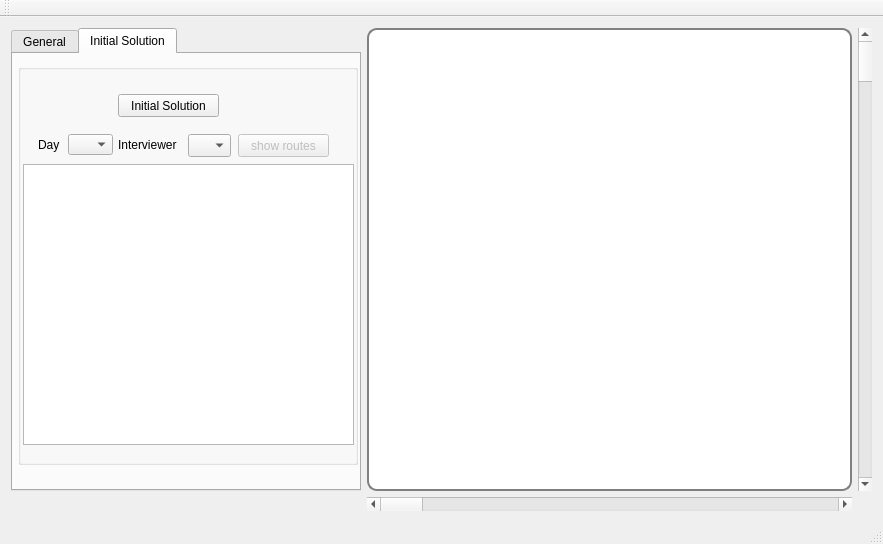
<?xml version="1.0" encoding="UTF-8"?>
<ui version="4.0">
 <class>MainWindow</class>
 <widget class="QMainWindow" name="MainWindow">
  <property name="geometry">
   <rect>
    <x>0</x>
    <y>0</y>
    <width>883</width>
    <height>544</height>
   </rect>
  </property>
  <property name="sizePolicy">
   <sizepolicy hsizetype="Expanding" vsizetype="Expanding">
    <horstretch>0</horstretch>
    <verstretch>0</verstretch>
   </sizepolicy>
  </property>
  <property name="windowTitle">
   <string>MainWindow</string>
  </property>
  <widget class="QWidget" name="centralWidget">
   <property name="sizePolicy">
    <sizepolicy hsizetype="Expanding" vsizetype="Expanding">
     <horstretch>0</horstretch>
     <verstretch>0</verstretch>
    </sizepolicy>
   </property>
   <layout class="QGridLayout" name="gridLayout_3">
    <item row="0" column="0">
     <layout class="QGridLayout" name="gridLayout">
      <item row="0" column="1">
       <widget class="QCustomPlot" name="widget" native="true">
        <property name="sizePolicy">
         <sizepolicy hsizetype="Expanding" vsizetype="Expanding">
          <horstretch>0</horstretch>
          <verstretch>0</verstretch>
         </sizepolicy>
        </property>
        <property name="styleSheet">
         <string notr="true">#widget {
border: 2px solid gray;
border-radius: 10px;
background: white;
}</string>
        </property>
       </widget>
      </item>
      <item row="1" column="1">
       <widget class="QScrollBar" name="horizontalScrollBar">
        <property name="sizePolicy">
         <sizepolicy hsizetype="Expanding" vsizetype="Fixed">
          <horstretch>0</horstretch>
          <verstretch>0</verstretch>
         </sizepolicy>
        </property>
        <property name="value">
         <number>0</number>
        </property>
        <property name="orientation">
         <enum>Qt::Horizontal</enum>
        </property>
       </widget>
      </item>
      <item row="0" column="2">
       <widget class="QScrollBar" name="verticalScrollBar">
        <property name="sizePolicy">
         <sizepolicy hsizetype="Fixed" vsizetype="Expanding">
          <horstretch>0</horstretch>
          <verstretch>0</verstretch>
         </sizepolicy>
        </property>
        <property name="value">
         <number>0</number>
        </property>
        <property name="orientation">
         <enum>Qt::Vertical</enum>
        </property>
       </widget>
      </item>
      <item row="0" column="0">
       <widget class="QTabWidget" name="tabWidget">
        <property name="enabled">
         <bool>true</bool>
        </property>
        <property name="sizePolicy">
         <sizepolicy hsizetype="Expanding" vsizetype="Expanding">
          <horstretch>100</horstretch>
          <verstretch>0</verstretch>
         </sizepolicy>
        </property>
        <property name="maximumSize">
         <size>
          <width>350</width>
          <height>16777215</height>
         </size>
        </property>
        <property name="currentIndex">
         <number>1</number>
        </property>
        <widget class="QWidget" name="tab_7">
         <attribute name="title">
          <string>General</string>
         </attribute>
         <widget class="QFrame" name="frame">
          <property name="geometry">
           <rect>
            <x>10</x>
            <y>10</y>
            <width>321</width>
            <height>141</height>
           </rect>
          </property>
          <property name="sizePolicy">
           <sizepolicy hsizetype="Fixed" vsizetype="Fixed">
            <horstretch>0</horstretch>
            <verstretch>0</verstretch>
           </sizepolicy>
          </property>
          <property name="maximumSize">
           <size>
            <width>400</width>
            <height>300</height>
           </size>
          </property>
          <property name="styleSheet">
           <string notr="true">#frame {
border: 2px solid gray;
border-radius: 10px;
}</string>
          </property>
          <property name="frameShape">
           <enum>QFrame::StyledPanel</enum>
          </property>
          <property name="frameShadow">
           <enum>QFrame::Raised</enum>
          </property>
          <widget class="QWidget" name="gridLayoutWidget_2">
           <property name="geometry">
            <rect>
             <x>10</x>
             <y>10</y>
             <width>301</width>
             <height>111</height>
            </rect>
           </property>
           <layout class="QGridLayout" name="gridLayout_4">
            <item row="1" column="2">
             <widget class="QTextEdit" name="textEditR">
              <property name="enabled">
               <bool>false</bool>
              </property>
              <property name="sizePolicy">
               <sizepolicy hsizetype="Fixed" vsizetype="Fixed">
                <horstretch>0</horstretch>
                <verstretch>0</verstretch>
               </sizepolicy>
              </property>
              <property name="maximumSize">
               <size>
                <width>80</width>
                <height>20</height>
               </size>
              </property>
              <property name="verticalScrollBarPolicy">
               <enum>Qt::ScrollBarAlwaysOff</enum>
              </property>
              <property name="horizontalScrollBarPolicy">
               <enum>Qt::ScrollBarAlwaysOff</enum>
              </property>
             </widget>
            </item>
            <item row="2" column="2">
             <widget class="QTextEdit" name="textEditH">
              <property name="enabled">
               <bool>false</bool>
              </property>
              <property name="sizePolicy">
               <sizepolicy hsizetype="Fixed" vsizetype="Fixed">
                <horstretch>0</horstretch>
                <verstretch>0</verstretch>
               </sizepolicy>
              </property>
              <property name="maximumSize">
               <size>
                <width>80</width>
                <height>20</height>
               </size>
              </property>
              <property name="verticalScrollBarPolicy">
               <enum>Qt::ScrollBarAlwaysOff</enum>
              </property>
              <property name="horizontalScrollBarPolicy">
               <enum>Qt::ScrollBarAlwaysOff</enum>
              </property>
             </widget>
            </item>
            <item row="2" column="1">
             <widget class="QPushButton" name="buttonOpenHouseh">
              <property name="sizePolicy">
               <sizepolicy hsizetype="Fixed" vsizetype="Fixed">
                <horstretch>0</horstretch>
                <verstretch>0</verstretch>
               </sizepolicy>
              </property>
              <property name="maximumSize">
               <size>
                <width>90</width>
                <height>30</height>
               </size>
              </property>
              <property name="text">
               <string>Households...</string>
              </property>
             </widget>
            </item>
            <item row="0" column="0">
             <widget class="QLabel" name="labFile1">
              <property name="sizePolicy">
               <sizepolicy hsizetype="Fixed" vsizetype="Fixed">
                <horstretch>0</horstretch>
                <verstretch>0</verstretch>
               </sizepolicy>
              </property>
              <property name="maximumSize">
               <size>
                <width>100</width>
                <height>30</height>
               </size>
              </property>
              <property name="autoFillBackground">
               <bool>false</bool>
              </property>
              <property name="text">
               <string>....</string>
              </property>
             </widget>
            </item>
            <item row="1" column="0">
             <widget class="QLabel" name="labFile2">
              <property name="sizePolicy">
               <sizepolicy hsizetype="Fixed" vsizetype="Fixed">
                <horstretch>0</horstretch>
                <verstretch>0</verstretch>
               </sizepolicy>
              </property>
              <property name="maximumSize">
               <size>
                <width>100</width>
                <height>30</height>
               </size>
              </property>
              <property name="autoFillBackground">
               <bool>false</bool>
              </property>
              <property name="text">
               <string>....</string>
              </property>
             </widget>
            </item>
            <item row="0" column="1">
             <widget class="QPushButton" name="buttonOpenVillages">
              <property name="sizePolicy">
               <sizepolicy hsizetype="Fixed" vsizetype="Fixed">
                <horstretch>0</horstretch>
                <verstretch>0</verstretch>
               </sizepolicy>
              </property>
              <property name="maximumSize">
               <size>
                <width>90</width>
                <height>30</height>
               </size>
              </property>
              <property name="text">
               <string>Villages...</string>
              </property>
             </widget>
            </item>
            <item row="2" column="0">
             <widget class="QLabel" name="labFile3">
              <property name="sizePolicy">
               <sizepolicy hsizetype="Fixed" vsizetype="Fixed">
                <horstretch>0</horstretch>
                <verstretch>0</verstretch>
               </sizepolicy>
              </property>
              <property name="maximumSize">
               <size>
                <width>100</width>
                <height>30</height>
               </size>
              </property>
              <property name="autoFillBackground">
               <bool>false</bool>
              </property>
              <property name="text">
               <string>....</string>
              </property>
             </widget>
            </item>
            <item row="1" column="1">
             <widget class="QPushButton" name="buttonOpenRoads">
              <property name="sizePolicy">
               <sizepolicy hsizetype="Fixed" vsizetype="Fixed">
                <horstretch>0</horstretch>
                <verstretch>0</verstretch>
               </sizepolicy>
              </property>
              <property name="maximumSize">
               <size>
                <width>90</width>
                <height>30</height>
               </size>
              </property>
              <property name="text">
               <string>Roads...</string>
              </property>
             </widget>
            </item>
            <item row="0" column="2">
             <widget class="QTextEdit" name="textEditN">
              <property name="enabled">
               <bool>false</bool>
              </property>
              <property name="sizePolicy">
               <sizepolicy hsizetype="Fixed" vsizetype="Fixed">
                <horstretch>0</horstretch>
                <verstretch>0</verstretch>
               </sizepolicy>
              </property>
              <property name="maximumSize">
               <size>
                <width>80</width>
                <height>20</height>
               </size>
              </property>
              <property name="verticalScrollBarPolicy">
               <enum>Qt::ScrollBarAlwaysOff</enum>
              </property>
              <property name="horizontalScrollBarPolicy">
               <enum>Qt::ScrollBarAlwaysOff</enum>
              </property>
             </widget>
            </item>
           </layout>
          </widget>
         </widget>
         <widget class="QGroupBox" name="groupBoxPlotSetting">
          <property name="enabled">
           <bool>true</bool>
          </property>
          <property name="geometry">
           <rect>
            <x>10</x>
            <y>160</y>
            <width>321</width>
            <height>171</height>
           </rect>
          </property>
          <property name="styleSheet">
           <string notr="true">#groupBoxPlotSetting {
border: 2px solid gray;
border-radius: 10px;
}</string>
          </property>
          <property name="title">
           <string>Plot Settings</string>
          </property>
          <widget class="QCheckBox" name="checkBoxShowRoads">
           <property name="geometry">
            <rect>
             <x>10</x>
             <y>90</y>
             <width>111</width>
             <height>21</height>
            </rect>
           </property>
           <property name="text">
            <string>Show Roads</string>
           </property>
          </widget>
          <widget class="QCheckBox" name="checkBoxRainingSeazon">
           <property name="geometry">
            <rect>
             <x>10</x>
             <y>110</y>
             <width>131</width>
             <height>21</height>
            </rect>
           </property>
           <property name="sizePolicy">
            <sizepolicy hsizetype="Minimum" vsizetype="Fixed">
             <horstretch>0</horstretch>
             <verstretch>0</verstretch>
            </sizepolicy>
           </property>
           <property name="text">
            <string>Raining Season</string>
           </property>
          </widget>
          <widget class="QCheckBox" name="checkBoxVillageIDs">
           <property name="enabled">
            <bool>true</bool>
           </property>
           <property name="geometry">
            <rect>
             <x>10</x>
             <y>50</y>
             <width>191</width>
             <height>21</height>
            </rect>
           </property>
           <property name="text">
            <string>Show IDs of the villages</string>
           </property>
          </widget>
          <widget class="QPushButton" name="buttonPlot">
           <property name="enabled">
            <bool>true</bool>
           </property>
           <property name="geometry">
            <rect>
             <x>120</x>
             <y>20</y>
             <width>81</width>
             <height>23</height>
            </rect>
           </property>
           <property name="styleSheet">
            <string notr="true">#buttonPlot{
background: rgb(238, 238, 238);
}</string>
           </property>
           <property name="text">
            <string>plot graph</string>
           </property>
          </widget>
          <widget class="QCheckBox" name="checkBoxVillageNames">
           <property name="enabled">
            <bool>true</bool>
           </property>
           <property name="geometry">
            <rect>
             <x>10</x>
             <y>70</y>
             <width>191</width>
             <height>21</height>
            </rect>
           </property>
           <property name="text">
            <string>Show names of the villages</string>
           </property>
          </widget>
         </widget>
        </widget>
        <widget class="QWidget" name="tab_8">
         <attribute name="title">
          <string>Initial Solution</string>
         </attribute>
         <widget class="QGroupBox" name="groupBoxInitialSolution">
          <property name="enabled">
           <bool>true</bool>
          </property>
          <property name="geometry">
           <rect>
            <x>5</x>
            <y>10</y>
            <width>340</width>
            <height>401</height>
           </rect>
          </property>
          <property name="title">
           <string/>
          </property>
          <widget class="QLabel" name="labelSelectDay">
           <property name="geometry">
            <rect>
             <x>20</x>
             <y>70</y>
             <width>31</width>
             <height>21</height>
            </rect>
           </property>
           <property name="text">
            <string>Day</string>
           </property>
          </widget>
          <widget class="QLabel" name="labelSelectInterviewer">
           <property name="geometry">
            <rect>
             <x>100</x>
             <y>70</y>
             <width>71</width>
             <height>21</height>
            </rect>
           </property>
           <property name="text">
            <string>Interviewer</string>
           </property>
          </widget>
          <widget class="QPushButton" name="pushButtonShowRoute">
           <property name="enabled">
            <bool>false</bool>
           </property>
           <property name="geometry">
            <rect>
             <x>220</x>
             <y>70</y>
             <width>91</width>
             <height>23</height>
            </rect>
           </property>
           <property name="text">
            <string>show routes</string>
           </property>
          </widget>
          <widget class="QPushButton" name="pushButtonInitialSolution">
           <property name="enabled">
            <bool>true</bool>
           </property>
           <property name="geometry">
            <rect>
             <x>100</x>
             <y>30</y>
             <width>101</width>
             <height>23</height>
            </rect>
           </property>
           <property name="text">
            <string>Initial Solution</string>
           </property>
          </widget>
          <widget class="QComboBox" name="comboBoxDay">
           <property name="geometry">
            <rect>
             <x>50</x>
             <y>70</y>
             <width>45</width>
             <height>21</height>
            </rect>
           </property>
           <property name="sizePolicy">
            <sizepolicy hsizetype="Fixed" vsizetype="Fixed">
             <horstretch>0</horstretch>
             <verstretch>0</verstretch>
            </sizepolicy>
           </property>
           <property name="maximumSize">
            <size>
             <width>45</width>
             <height>30</height>
            </size>
           </property>
           <property name="inputMethodHints">
            <set>Qt::ImhNone</set>
           </property>
           <property name="currentText">
            <string/>
           </property>
           <property name="maxCount">
            <number>81</number>
           </property>
           <property name="sizeAdjustPolicy">
            <enum>QComboBox::AdjustToMinimumContentsLengthWithIcon</enum>
           </property>
          </widget>
          <widget class="QComboBox" name="comboBoxInterviewer">
           <property name="geometry">
            <rect>
             <x>170</x>
             <y>70</y>
             <width>43</width>
             <height>23</height>
            </rect>
           </property>
          </widget>
          <widget class="QTableWidget" name="tableWidget_weekplans">
           <property name="geometry">
            <rect>
             <x>5</x>
             <y>100</y>
             <width>331</width>
             <height>281</height>
            </rect>
           </property>
           <property name="selectionBehavior">
            <enum>QAbstractItemView::SelectRows</enum>
           </property>
          </widget>
         </widget>
        </widget>
       </widget>
      </item>
     </layout>
    </item>
   </layout>
  </widget>
  <widget class="QMenuBar" name="menuBar">
   <property name="geometry">
    <rect>
     <x>0</x>
     <y>0</y>
     <width>883</width>
     <height>20</height>
    </rect>
   </property>
  </widget>
  <widget class="QToolBar" name="mainToolBar">
   <attribute name="toolBarArea">
    <enum>TopToolBarArea</enum>
   </attribute>
   <attribute name="toolBarBreak">
    <bool>false</bool>
   </attribute>
  </widget>
  <widget class="QStatusBar" name="statusBar"/>
  <action name="actionVillages">
   <property name="text">
    <string>Villages</string>
   </property>
  </action>
 </widget>
 <layoutdefault spacing="6" margin="11"/>
 <customwidgets>
  <customwidget>
   <class>QCustomPlot</class>
   <extends>QWidget</extends>
   <header location="global">qcustomplot.h</header>
   <container>1</container>
  </customwidget>
 </customwidgets>
 <resources/>
 <connections/>
</ui>
